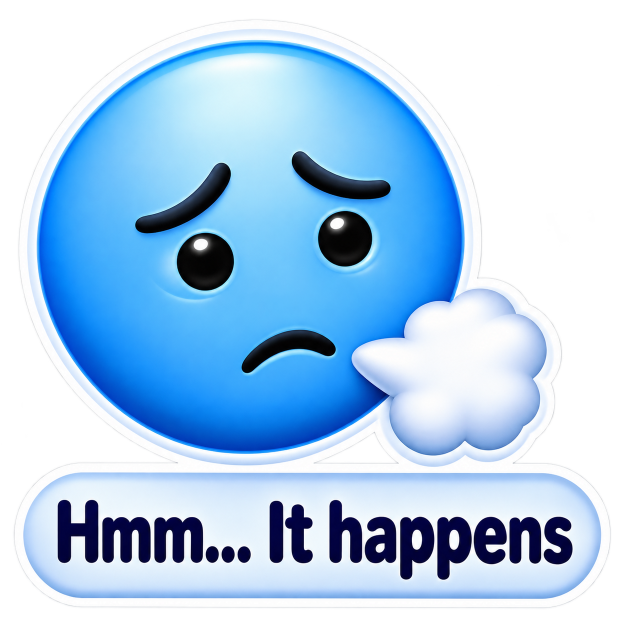
#> input picture source/002_hmm_it_happens.png, 1254 x 1254 px (shown at 1/2 size)
$ python -i build.py   (imports and definitions only)
#> lines starting #> are read from the running program, lines starting #| are printed output that depends on the picture; after the words box and inside, x2 and y2 are one past the last pixel; in counts of white or black regions, pixels touching at a corner belong together
"""Turns the PNGs in source/ into the sticker files Pesu downloads (out/).

Run by GitHub on every push (see .github/workflows/build.yml), or by hand:
    pip install pillow
    python scripts/build.py

- A PNG in source/ that isn't in stickers.json yet gets a line added for it: the id is the
  number at the start of the file name (005a = a version of 005), the caption comes from the
  rest of the name, and the category is copied from the base number (or "Everyday").
  Fix the caption in stickers.json afterwards if it needs punctuation.
- Every sticker is trimmed, fitted into 512x512 and saved as WebP under 100 KB, with the
  WhatsApp sticker details (Pesu Keyboard / BK) inside.
- out/index.json lists every sticker with a checksum, so the app downloads only what changed.
"""
import hashlib
import json
import os
import re
import struct
import time

from PIL import Image

ROOT = os.path.dirname(os.path.dirname(os.path.abspath(__file__)))
SRC = os.path.join(ROOT, "source")
OUT = os.path.join(ROOT, "out")
META = os.path.join(ROOT, "stickers.json")
NAME = re.compile(r"^(c?\d{3}[a-z]?)_(.+)\.png$", re.I)


PLAY_LINK = "https://play.google.com/store/apps/details?id=dev.bkar81.pesu"
# Default page order; WhatsApp packs follow it. Keep in step with StickerCatalog.DEFAULT_ORDER.
ORDER = ["Everyday", "Daily Life", "Reactions", "Tamil", "Love & Family", "Office",
         "Travel", "Support", "Trading", "Wishes & Festivals"]
EMOJI = {"Everyday": "😊", "Daily Life": "🏠", "Reactions": "😮", "Tamil": "👌", "Love & Family": "❤️",
         "Office": "💼", "Travel": "✈️", "Support": "🤗", "Trading": "📈", "Wishes & Festivals": "🎉"}


def slug(t):
    return re.sub(r"[^a-z0-9]+", "_", t.lower()).strip("_")


# [17 lines left out: function assign_packs, not called in this run]


COPYRIGHT = "(c) Karthik (bkar81). All rights reserved. Not for reuse."


# [12 lines left out: function exif, not called in this run]


def background_kind(path):
    """None if the picture is already see-through; otherwise "white", "black" or "painted"
    (a drawn checkerboard or shaded background)."""
    im = Image.open(path).convert("RGBA")
    w, h = im.size
    px = [im.getpixel(p) for p in [(1, 1), (w - 2, 1), (1, h - 2), (w - 2, h - 2)]]
    if all(p[3] < 10 for p in px):
        return None
    if all(min(p[:3]) >= 240 and p[3] >= 250 for p in px):
        return "white"
    if all(max(p[:3]) <= 20 for p in px):
        return "black"
    return "painted"


def needs_cutout(path):
    return background_kind(path) is not None


# [77 lines left out: functions _disk, cut_black, rebuild_border, cut_out, not called in this run]


def fit(path):
#> called with path = '../source/002_hmm_it_happens.png'
    im = Image.open(path).convert("RGBA")
#> im is the input picture: PIL image 1254x1254 RGBA; mean R, G, B, A 103, 135.5, 164.6, 170.4
    kind = background_kind(path)
#> in background_kind, `px = [im.getpixel(p) for p in [(1, 1), (w - 2, 1), (1, h - 2), (w - 2,..`: px = [(0, 0, 0, 0), (0, 0, 0, 0), (0, 0, 0, 0), (0, 0, 0, 0)]
    if kind == "white":
        im = cut_out(im)
    elif kind == "black":
        im = cut_black(im)
    elif kind == "painted":
        im = rebuild_border(im)
    box = im.getchannel("A").point(lambda v: 255 if v > 8 else 0).getbbox()
#> box = (25, 37, 1224, 1219)
    if box:
        im = im.crop(box)
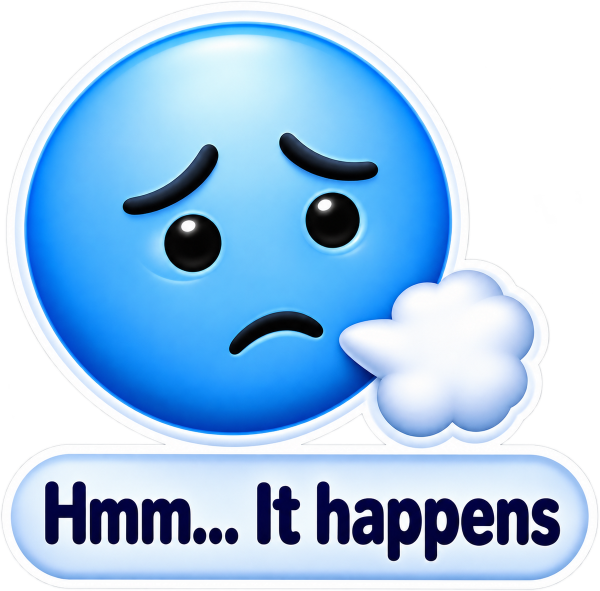
#> im: PIL image 1199x1182 RGBA (shown at 1/2 size); mean R, G, B, A 109.7, 145.8, 178, 189; transparent parts drawn white
    s = 480 / max(im.size)
#> s = 0.4
    im = im.resize((max(1, round(im.width * s)), max(1, round(im.height * s))), Image.LANCZOS)
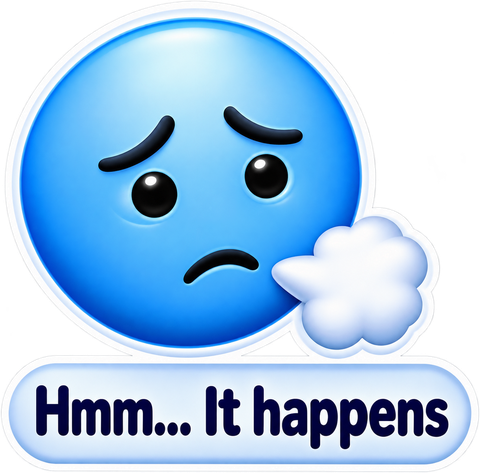
#> im: PIL image 480x473 RGBA; mean R, G, B, A 109, 145.1, 177, 189; transparent parts drawn white
    canvas = Image.new("RGBA", (512, 512), (0, 0, 0, 0))
#> canvas: PIL image 512x512 RGBA; every value is 0
    canvas.paste(im, ((512 - im.width) // 2, (512 - im.height) // 2), im)
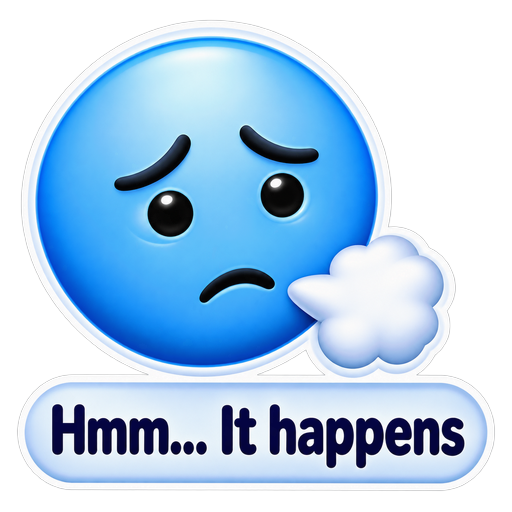
#> canvas: PIL image 512x512 RGBA; mean R, G, B, A 87.2, 118.2, 145.6, 161.9; transparent parts drawn white
    return canvas


# [97 lines left out: function main, not called in this run]


# [2 lines not run here, left out]

>>> result = fit('../source/002_hmm_it_happens.png')

$ run again, on source/022_working_on_it.png
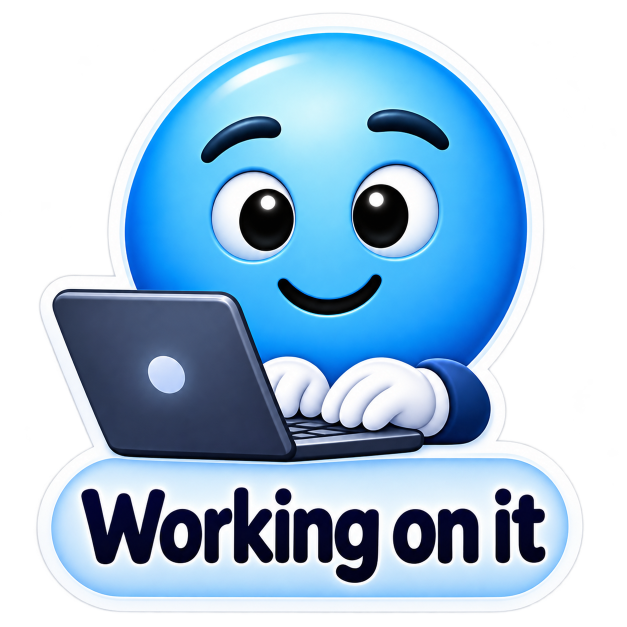
#> input picture source/022_working_on_it.png, 1254 x 1254 px (shown at 1/2 size)
#> in fit, im is the input picture: PIL image 1254x1254 RGBA; mean R, G, B, A 88, 117.6, 141.1, 164.7
#> px = [(0, 0, 0, 0), (0, 0, 0, 0), (0, 0, 0, 0), (0, 0, 0, 0)]
#> box = (70, 23, 1169, 1230)
#> in fit, `im = im.resize((max(1, round(im.width * s)), max(1, round(im.height * ..`:
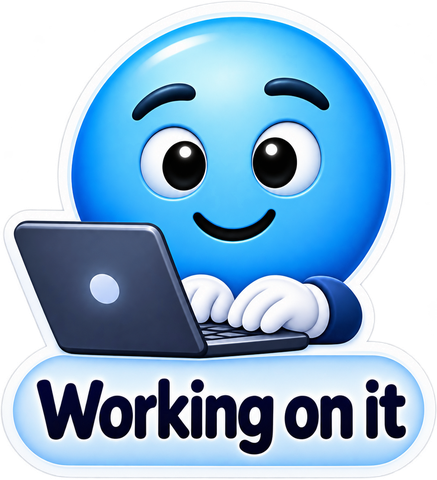
#> im: PIL image 437x480 RGBA; mean R, G, B, A 99, 133.9, 161.5, 195.3; transparent parts drawn white
#> in fit, `canvas.paste(im, ((512 - im.width) // 2, (512 - im.height) // 2), im)`:
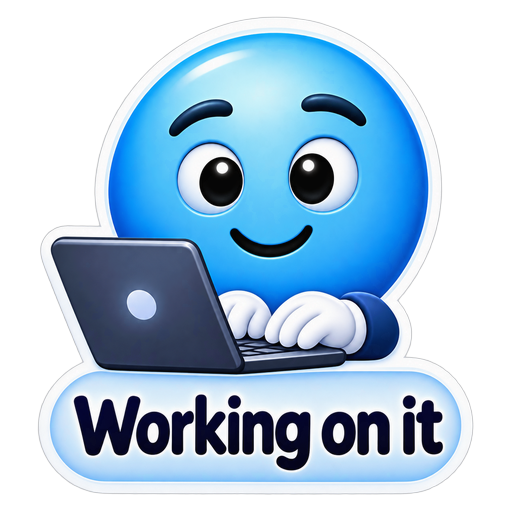
#> canvas: PIL image 512x512 RGBA; mean R, G, B, A 73.6, 101.2, 123, 154.4; transparent parts drawn white
